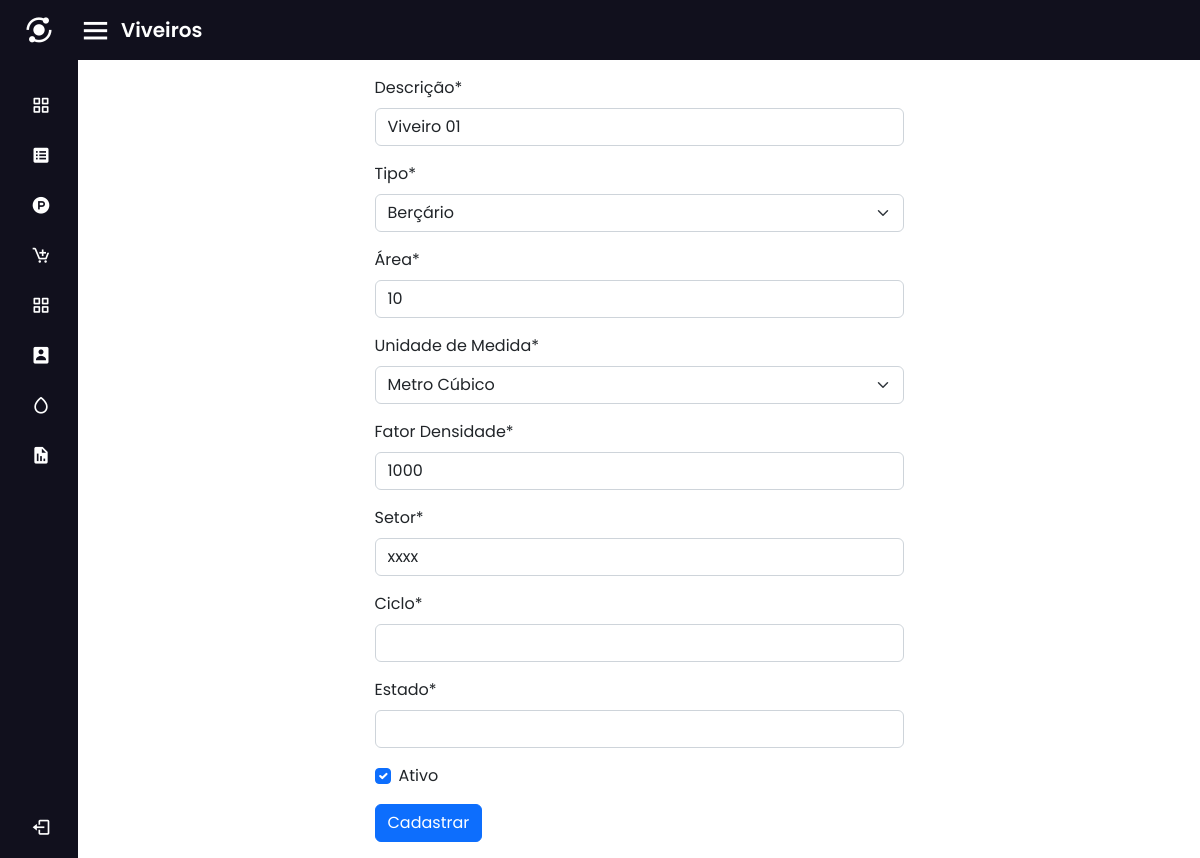
Screenshot of /viveiros/editar/2 with the database file from the repository.
### apps/viveiros/models.py (models this page shows, shortened)
class Viveiro(models.Model):
    descricao = models.CharField('Descrição', max_length=20)
    tipo = models.CharField('Tipo', max_length=13, choices=TIPOS_VIVEIROS)
    area = models.CharField('Área', max_length=15)
    un_medida = models.CharField('Unidade de Medida', max_length=12, choices=TIPOS_UNIDADE)
    fator_densidade = models.CharField('Fator Densidade', max_length=8)
    setor = models.CharField('Setor', max_length=20)
    ciclo = models.CharField('Ciclo', max_length=15)
    estado = models.CharField('Estado', max_length=15)
    ativo = models.BooleanField('Ativo', max_length=1)

### apps/viveiros/views.py (the view)
# urls.py: path('editar/<int:pk>', ViveiroEdit.as_view(), name='edit_viveiro'),
class ViveiroEdit(UpdateView):
    model = Viveiro
    fields = '__all__'
    success_url = reverse_lazy('list_viveiro')

### apps/viveiros/templates/viveiros/viveiro_form.html (shortened to what this page needs)
{% extends 'base.html' %}
{% load static %}
{% load crispy_forms_tags %}
{% block header %}
	<div class="home-content">
		<i class='bx bx-menu' id="btn"></i>
		<span class="text px-2">Viveiros</span>
	</div>
{% endblock %}
{% block content %}
<div class="container w-50 p-3">
    <div class="row" >
        <form method="post">
            <fieldset class="form-group">
                {{ form|crispy}}
            </fieldset>
            <button class="btn btn-primary">Cadastrar</button>
        </form>
    </div>
</div>
{% endblock %}

### static/css/style_navbar.css (style rules this page uses)
* { margin: 0; padding: 0; font-family: "Poppins", sans-serif; }
.home-section .home-content { height: 60px; display: flex; align-items: center; background: #11101d; }
.home-section .home-content .bx-menu, .home-section .home-content .text { color: #fff;; font-size: 35px; }
.home-section .home-content .bx-menu, { margin: 0 15px; cursor: pointer; }
.home-section .home-content .text { font-size: 20px; font-weight: 600; text-align: center; }
.home-section .container { padding-top: 15px; padding-left: 15px; }

### rows the page displays
Viveiro: descricao "Viveiro 01", tipo "Berçário", area "10", un_medida "Metro Cúbico", fator_densidade "1000", setor "xxxx", ativo "☑"
